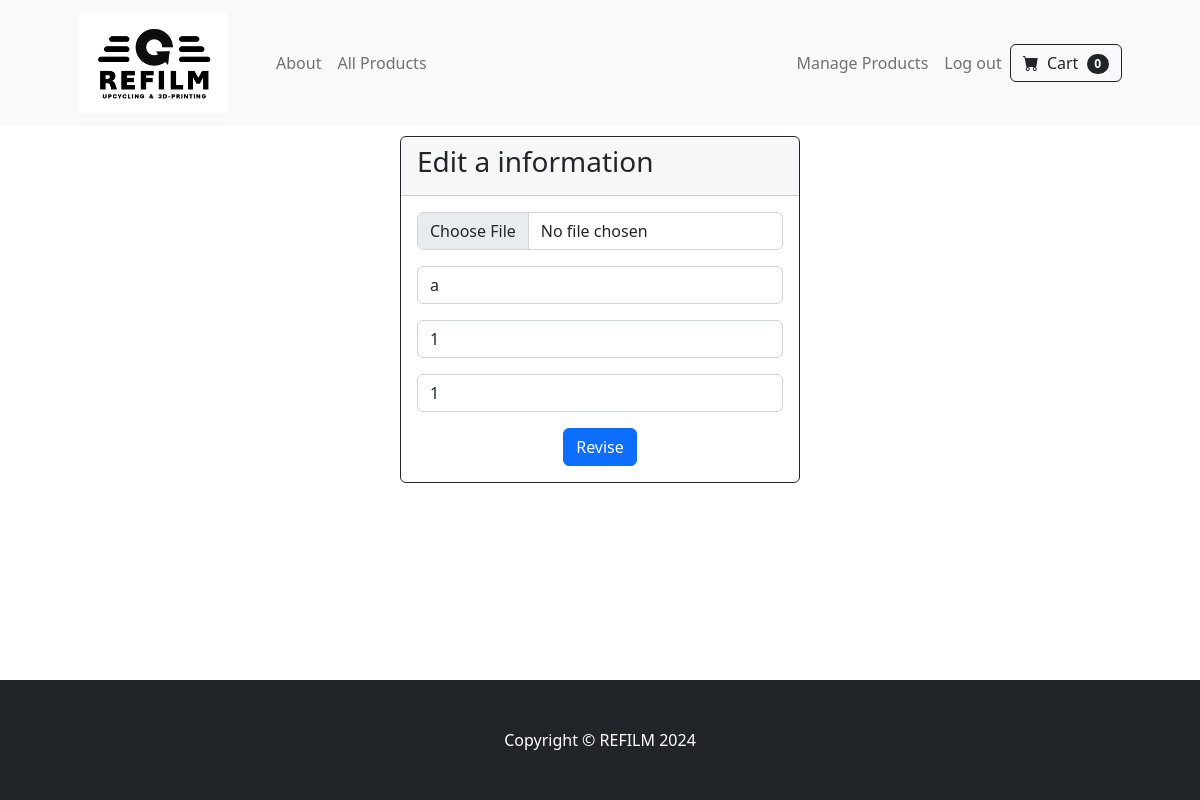
Page /edit/13 (signed in) on the earlier database version.
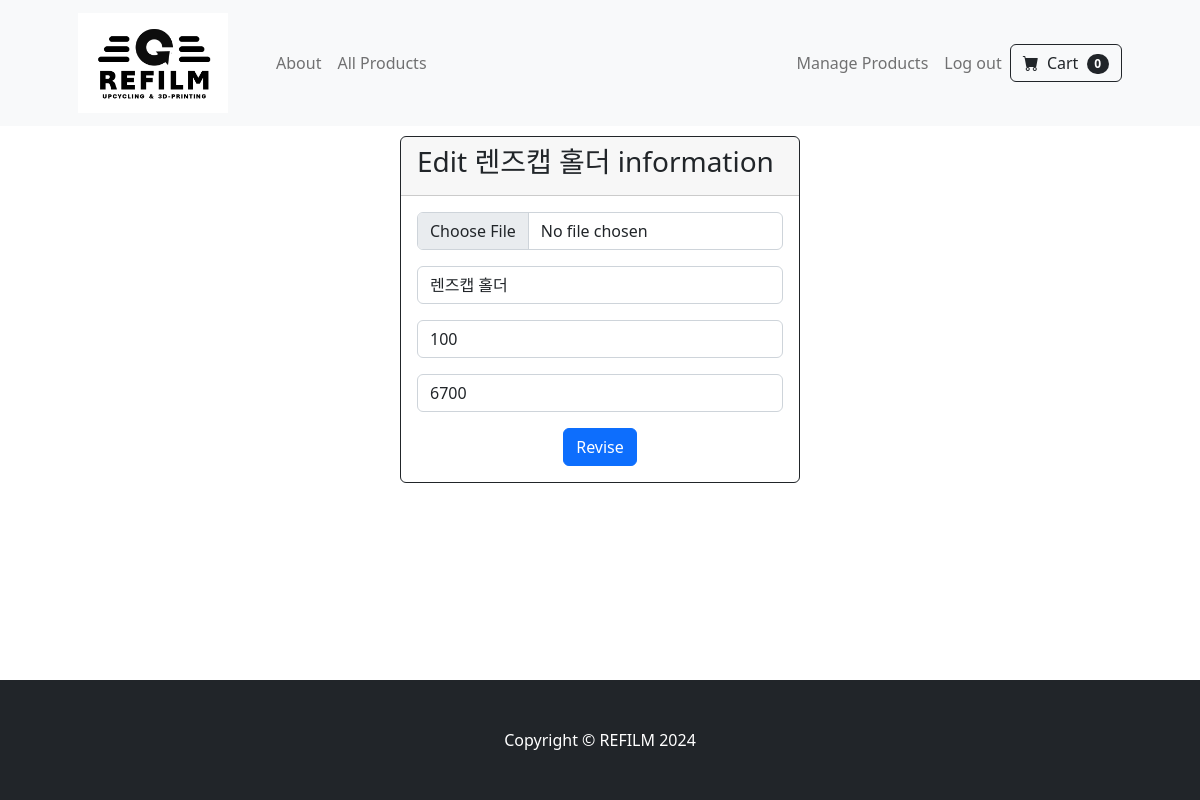
Same page on the later database version.
### tables this page shows
CREATE TABLE products (id INTEGER PRIMARY KEY AUTOINCREMENT NOT NULL, productname TEXT NOT NULL, quantity INTEGER NOT NULL, price INTEGER NOT NULL, image_extension TEXT);

### app.py (the view)
@app.route('/edit/<int:product_id>', methods=['GET', 'POST'])
@login_required
def edit(product_id):
    if request.method == 'POST':
        old_product_name = db.execute("SELECT productname FROM products WHERE id = ? ", product_id)
        old_quantity = db.execute("SELECT quantity FROM products WHERE id = ? ", product_id)
        old_price = db.execute("SELECT price FROM products WHERE id = ? ", product_id)
        product_name_error = None
        quantity_error = None
        price_error = None
        image_error = None
        product_name = request.form.get("product_name")
        if not product_name:
            product_name_error = "Please input product name"
        quantity = request.form.get("quantity")
        if not quantity:
            quantity_error = "Please input stock"
        if quantity and not quantity.isdigit():
            quantity_error = "Please input appropriate stock"
        price = request.form.get("price")
        if not price:
            price_error = "Please input price"
        if price and not price.isdigit():
            price_error = "Please input appropriate price"
        file = request.files.get("image")
        if file and allowed_file(file.filename):
            filename = secure_filename(file.filename)
            new_filename = f"product{product_id}.{get_extension(filename)}"
            file_path = os.path.join(app.config['UPLOAD_FOLDER'], new_filename)
            delete_existing_image(product_id)
            file.save(file_path)
        elif not file:
            if not any([product_name_error, quantity_error, price_error]):
                product_list=[]
                product_list = db.execute("SELECT id FROM products")
                length = len(product_list)
                for i in range(length):
                    product_list[i] = (product_list[i]["id"])
                index = product_list.index(product_id)
                page = index // PER_PAGE + 1
                db.execute("UPDATE products SET productname = ?, quantity = ?, price = ? WHERE id = ?", product_name, quantity, price, product_id)
                if int(quantity) == 0:
                    db.execute("DELETE FROM cart WHERE product_id = ?", product_id)
                return redirect(url_for('manage', page=page))
        else:
            image_error = "Invalid image format"
        if not any([product_name_error, quantity_error, price_error, image_error]):
            product_list=[]
            product_list = db.execute("SELECT id FROM products")
            length = len(product_list)
            for i in range(length):
                product_list[i] = (product_list[i]["id"])
            index = product_list.index(product_id)
            page = index // PER_PAGE + 1
            db.execute("UPDATE products SET productname = ?, quantity = ?, price = ?, image_extension = ? WHERE id = ?", product_name, quantity, price, filename.rsplit('.', 1)[1].lower(), product_id)
            if int(quantity) == 0:
                db.execute("DELETE FROM cart WHERE product_id = ?", product_id)
            return redirect(url_for('manage', page=page))
        else:
            return render_template("edit.html", product_id=product_id, old_product_name=old_product_name[0]["productname"], old_quantity=old_quantity[0]["quantity"], old_price=old_price[0]["price"], product_name_error=product_name_error, quantity_error=quantity_error, price_error=price_error, image_error=image_error)
    else:
        old_product_name = db.execute("SELECT productname FROM products WHERE id = ? ", product_id)
        old_quantity = db.execute("SELECT quantity FROM products WHERE id = ? ", product_id)
        old_price = db.execute("SELECT price FROM products WHERE id = ? ", product_id)
        return render_template("edit.html", product_id=product_id, old_product_name=old_product_name[0]["productname"], old_quantity=old_quantity[0]["quantity"], old_price=old_price[0]["price"])

### helpers.py (called while the page is built)
def login_required(f):
    @wraps(f)
    def decorated_function(*args, **kwargs):
        if session.get("user_id") is None:
            return redirect("/login")
        return f(*args, **kwargs)
    return decorated_function

### templates/edit.html (shortened to what this page needs)
{% extends "layout.html" %}
{% block content %}
    <div class="card border-dark bg-white text-dark" style="width: 400px; height: fit-content; margin :10px auto;">
        <div class="card-header">
            <h3>Edit {{ old_product_name }} information</h3>
        </div>
        <div class="card-body">
            <form action="/edit/{{ product_id }}" method="post" enctype="multipart/form-data">
                <div class="mb-3">
                    <input type="file" class="form-control" name="image" accept="image/*">
                </div>
                <div class="mb-3">
                    <input autocomplete="off" autofocus type="text" class="form-control" name="product_name" placeholder="Product name" value="{{ old_product_name }}">
                </div>
                <div class="mb-3">
                    <input autocomplete="off" type="text" class="form-control" name="quantity" placeholder="Stock" value="{{ old_quantity }}">
                </div>
                <div class="mb-3">
                    <input autocomplete="off" type="text" class="form-control" name="price" placeholder="Price" value="{{ old_price }}">
                </div>
                <div class="col text-center">
                    <button type="submit" class="btn btn-primary">Revise</button>
                </div>
            </form>
        </div>
    </div>
{% endblock %}

Differences in the rows shown:
now on this page (row edited): products: productname "렌즈캡 홀더", product_name "렌즈캡 홀더", price "6700"
Other differences:
form field quantity: "1" → "100"
{{ old_product_name }}: "a" → (not shown)
form field product_name: "a" → (not shown)
form field price: "1" → (not shown)
